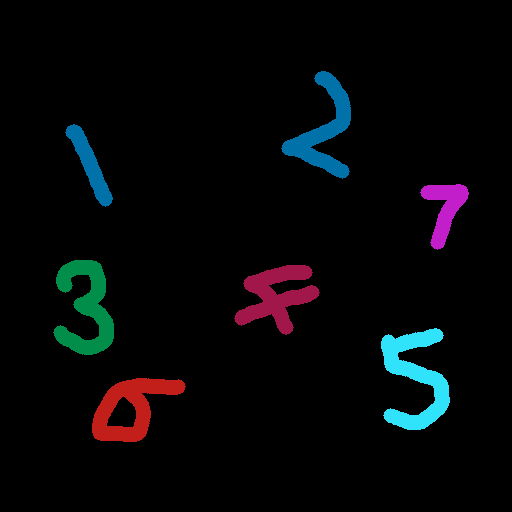
#> input picture TeachCode代码教学区/CH5_边缘特征与连通域检索/color_number_handwriting.png, 512 x 512 px
$ python CH5.2_extract_rotated_rect.py   (older library calls are emulated)
#> lines starting #> are read from the running program, lines starting #| are printed output that depends on the picture; after the words box and inside, x2 and y2 are one past the last pixel; in counts of white or black regions, pixels touching at a corner belong together
'''
    利用minAreaRect绘制最小面积矩形并绘制
'''
import numpy as np
import cv2

# 读入黑背景下的彩色手写数字
img = cv2.imread("color_number_handwriting.png")
#> img is the input picture: shape (512, 512, 3); mean B, G, R 8.6, 6.8, 5.6
# 转换为gray灰度图
gray = cv2.cvtColor(img, cv2.COLOR_BGR2GRAY)
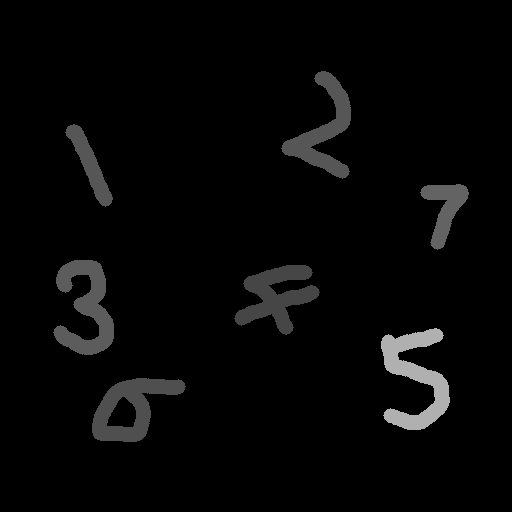
#> gray: shape (512, 512); min 0, max 176, mean 6.6
# 寻找轮廓
bimg, contours, hier = cv2.findContours(gray, cv2.RETR_EXTERNAL, cv2.CHAIN_APPROX_SIMPLE)
#> contours = 7 contours; box (x1, y1, x2, y2) and area: (92, 378, 186, 442) 3362, (381, 328, 450, 430) 2959, (53, 260, 114, 355) 2738, (234, 265, 320, 335) 2659, (281, 71, 351, 179) 2453, (420, 184, 469, 250) 1358, (65, 124, 113, 207) 1208


for cidx,cnt in enumerate(contours):
    minAreaRect = cv2.minAreaRect(cnt)
    # 转换为整数点集坐标
    # rectCnt = np.int64(cv2.boxPoints(minAreaRect))
    ((cx, cy), (w, h), theta) = minAreaRect

    cx = int(cx)
    cy = int(cy)
    w = int(w)
    h = int(h)
    # 获取旋转矩阵
    rotateMatrix = cv2.getRotationMatrix2D((cx, cy), theta, 1.0)
    rotatedImg = cv2.warpAffine(img, rotateMatrix, (img.shape[1], img.shape[0]))
    pt1 = (int(cx - w/2), int(cy - h/2))
    pt2 = (int(cx + w/2), int(cy + h/2))
    # 原图绘制圆形
    cv2.rectangle(rotatedImg, pt1=pt1, pt2=pt2,color=(255, 255, 255), thickness=3)
    cv2.circle(rotatedImg, (cx, cy), 5, color=(255, 0, 0), thickness=-1)
    cv2.imwrite("minarearect_cidx_{}.png".format(cidx), rotatedImg)
#> this loop made 7 passes
#> (minAreaRect, cx, cy, w, h, theta, rotateMatrix, pt1) on passes 1, 2, 3, 5, 6: (((133.1, 404.8), (100.1, 57.52), -49.18), 133, 404, 100, 57, -49.18, [[0.654, -0.757, 351.8], [0.757, 0.654, 39.28]], (83, 375)), (((415.2, 378.9), (66.51, 100.5), -1.71), 415, 378, 66, 100, -1.71, [[1, -0.0298, 11.46], [0.0298, 1, -12.21]], (382, 328)), (((278.3, 296.1), (71.61, 78.07), -78.44), 278, 296, 71, 78, -78.44, [[0.2, -0.98, 512.3], [0.98, 0.2, -35.68]], (242, 257)), (((448.3, 213.7), (47.07, 64.72), -11.31), 448, 213, 47, 64, -11.31, [[0.981, -0.196, 50.47], [0.196, 0.981, -83.72]], (424, 181)), (((89.64, 164.7), (17.2, 88.57), -25.43), 89, 164, 17, 88, -25.43, [[0.903, -0.429, 79.04], [0.429, 0.903, -22.33]], (80, 120))
#> (cx, cy, w, h, theta, rotateMatrix, pt1, pt2) on pass 4: (83, 307, 94, 60, -90, [[6.12e-17, -1, 390], [1, 6.12e-17, 224]], (36, 277), (130, 337))
#> pass 1, `rotatedImg = cv2.warpAffine(img, rotateMatrix, (img.shape[1], img.shap..`:
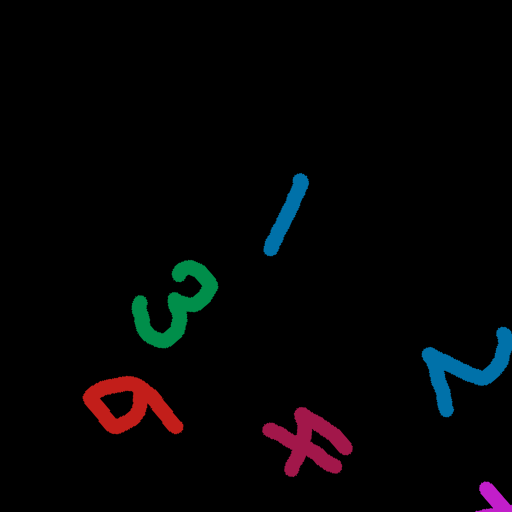
#> rotatedImg: shape (512, 512, 3); mean B, G, R 4.9, 3.9, 4.3
#> pass 1, `cv2.imwrite("minarearect_cidx_{}.png".format(cidx), rotatedImg)`:
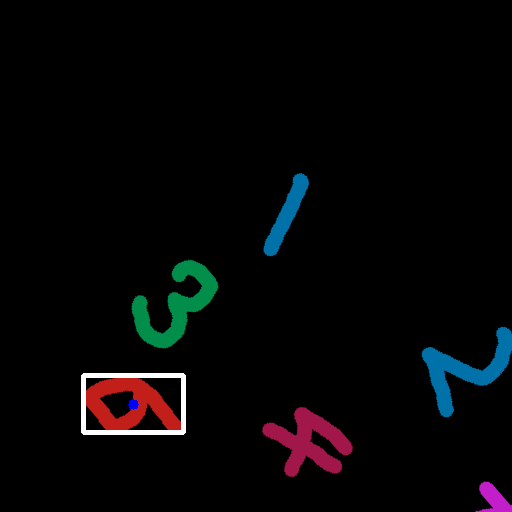
#> saved as minarearect_cidx_0.png: shape (512, 512, 3); mean B, G, R 6.5, 5.4, 5.7
#> pass 2, `rotatedImg = cv2.warpAffine(img, rotateMatrix, (img.shape[1], img.shap..`:
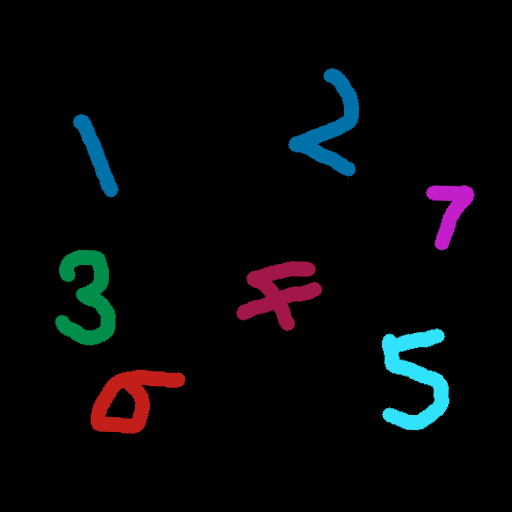
#> rotatedImg: shape (512, 512, 3); mean B, G, R 8.6, 6.8, 5.6
#> pass 2, `cv2.imwrite("minarearect_cidx_{}.png".format(cidx), rotatedImg)`:
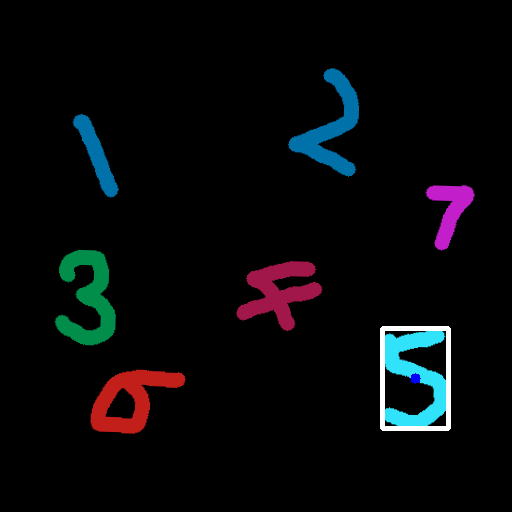
#> saved as minarearect_cidx_1.png: shape (512, 512, 3); mean B, G, R 10, 8.1, 7.1
#> after the loop:
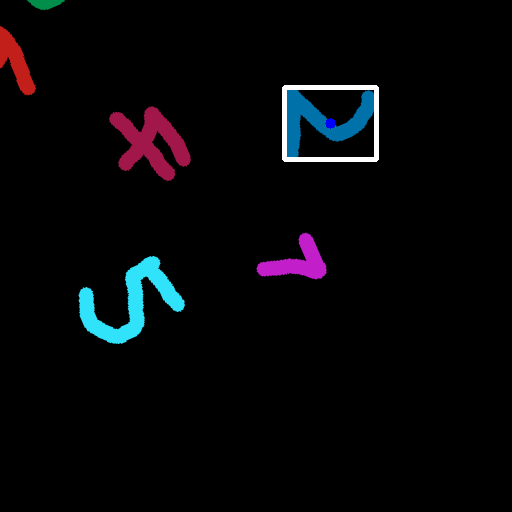
#> rotatedImg: shape (512, 512, 3); mean B, G, R 8.3, 6, 5.8


    # subNumImg = rotatedImg[pt1[1]:pt1[1]+h, pt1[0]: pt1[0]+w]
    # 判断长宽关系， 如果width 大于 height就进行转置。
    # cv2.imwrite("minarearect_cidx_{}.png".format(cidx), subNumImg)
